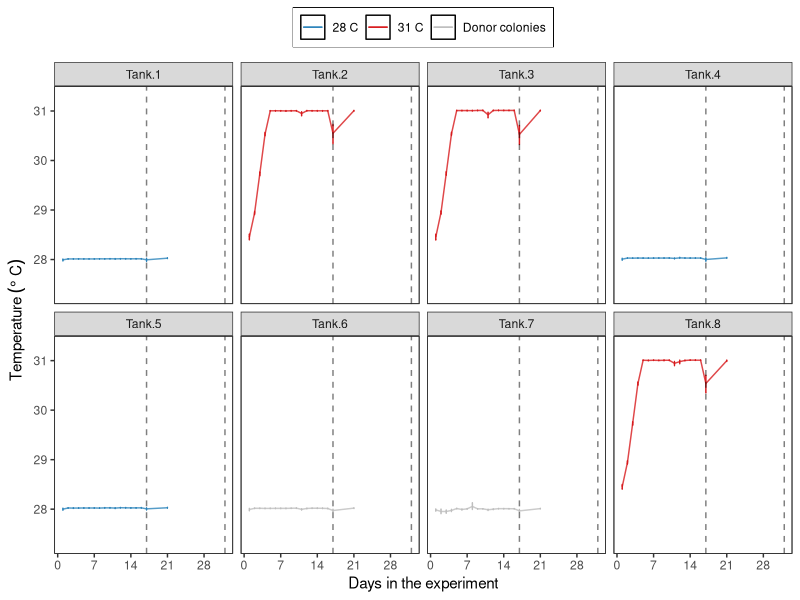
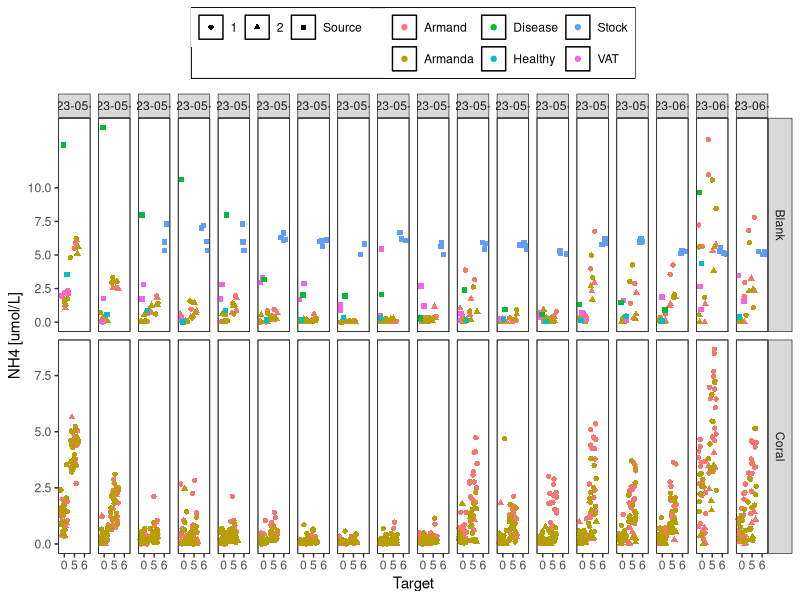
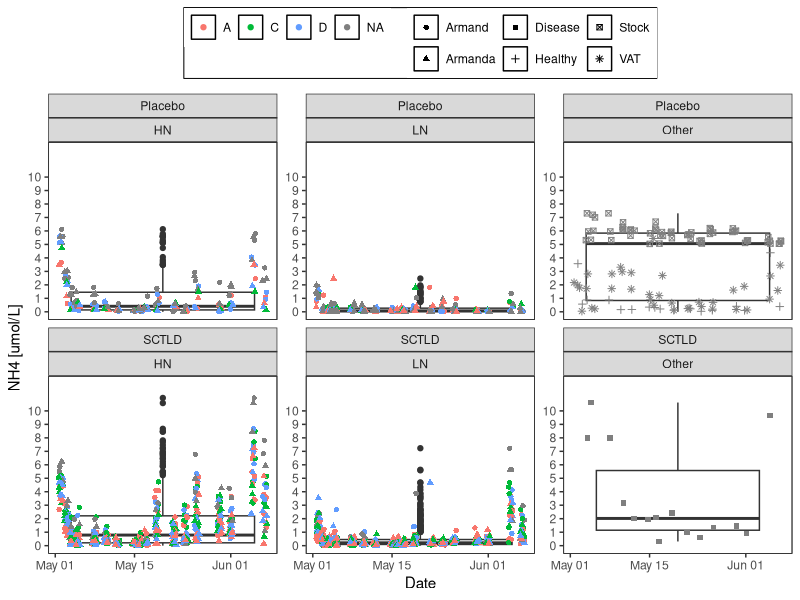
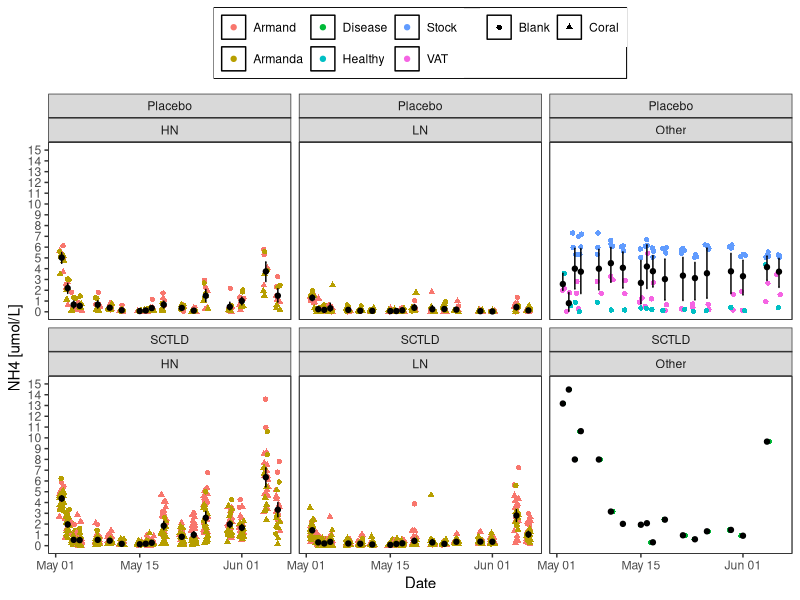
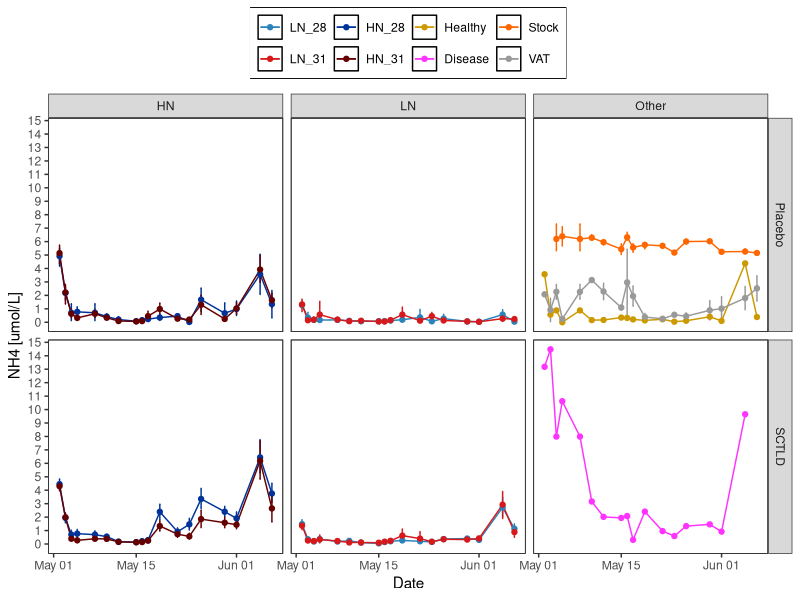
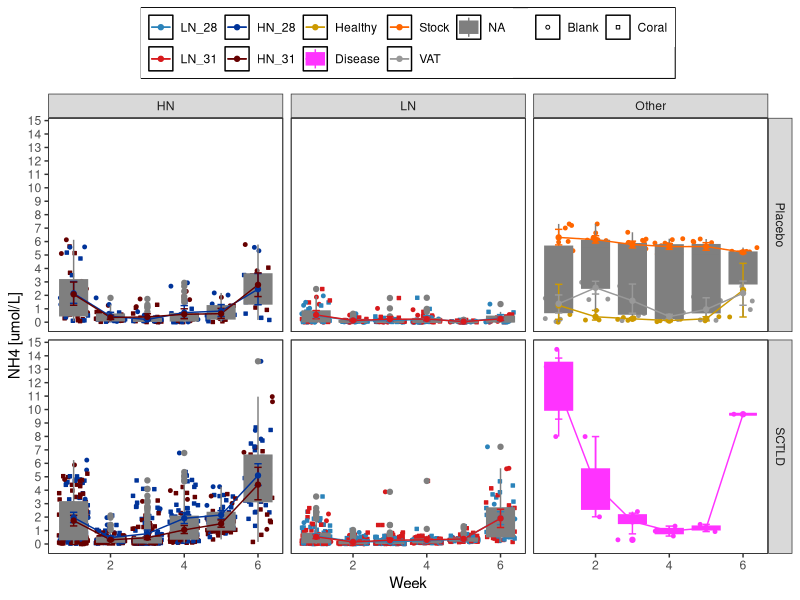
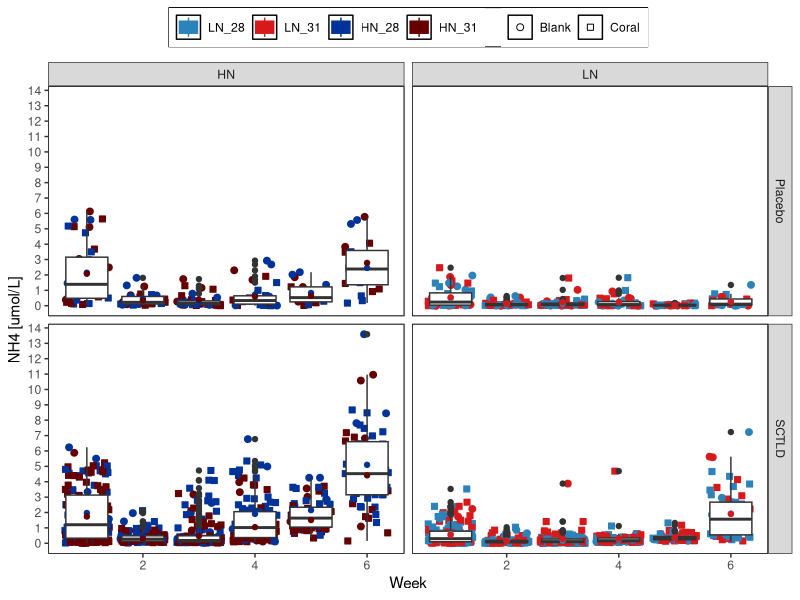
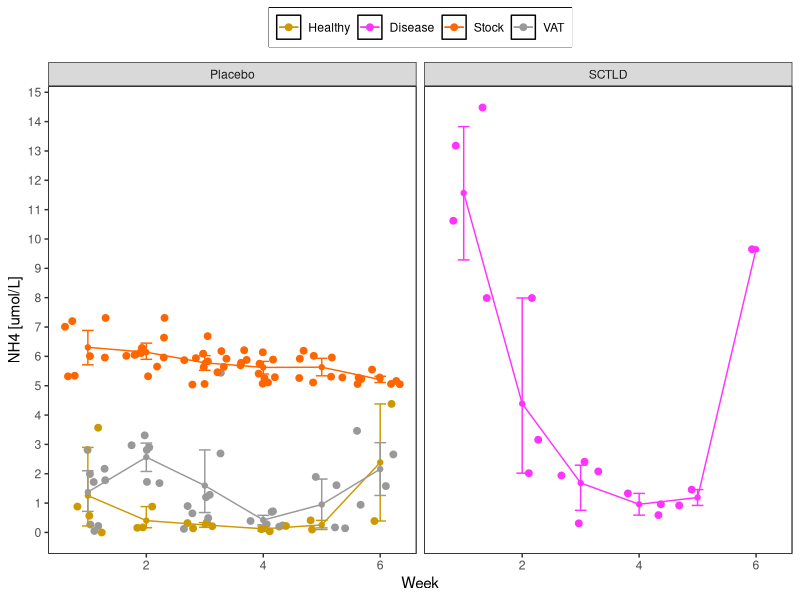

Here is the R script that generated these plots, in order: (Note: this script raises an error after producing the figures.)
## ---- chunk 1
knitr::opts_chunk$set(echo = TRUE, warning=FALSE, message=FALSE)
## ---- chunk 2

# Load all libraries and sources required to run the script
    library(tidyverse)
    library(ggthemes)
    library(ggplot2)
    library(plyr)
    library(tidyr)

    library(lme4)
    library(lmerTest)
    library(reshape2)

# Graphs
# Plots
MyTheme<-theme_bw() +  
theme(legend.position="top",
          plot.background=element_blank(),
          #axis.text.x = element_text(angle = 90, vjust = 0.5),
          panel.grid.major.y = element_blank(),
          panel.grid.major.x = element_blank(),
          panel.grid.minor.x = element_blank(),
          panel.grid.minor.y = element_blank(),
          legend.box.background = element_rect(),
          legend.title = element_blank(),
          panel.background =element_rect(fill = NA, 
                                         color = "black"))#+
  #guides(fill=guide_legend(nrow=2,byrow=TRUE), shape=guide_legend(nrow=3,byrow=TRUE))

Treat_fill<-scale_fill_manual(values =
                           c("#2b83ba", "#003399",
                             "#d7191c", "#660000"))

Treat_colour<-scale_colour_manual(values =
                           c("#2b83ba", "#003399",
                             "#d7191c", "#660000"))
  
## ---- chunk 3
# Data
    Temp<-read.csv("Data/Temperature.csv", header = TRUE)
    #summary(Temp)
    Temp$Time<-as.POSIXct(Temp$Time, format="%m/%d/%Y %H:%M",
                               tz = "America/New_York" )
    Temp<-Temp %>% filter(!between(Time, as.POSIXct('2023-05-18 08:50:00.00'),
                                as.POSIXct('2023-05-18 09:55:00.00')))
   
    
    Temp <- gather(Temp, Tank, Temperature, 
                   Tank.1:Tank.8, factor_key=TRUE)
    #Temp<-Temp[Temp$Tank!="Tank.6",]
    #Temp<-Temp[Temp$Tank!="Tank.7",]
    Temp<-Temp %>% mutate(Group =
                     case_when(Tank == "Tank.1" ~ "Control Temperature", 
                               Tank == "Tank.2" ~ "High Temperature", 
                               Tank == "Tank.3" ~ "High Temperature", 
                               Tank == "Tank.4" ~ "Control Temperature",
                               Tank == "Tank.5" ~ "Control Temperature", 
                               Tank == "Tank.6" ~ "Donor colonies", 
                               Tank == "Tank.7" ~ "Donor colonies", 
                               Tank == "Tank.8" ~ "High Temperature"))
    Temp$Group<-factor(Temp$Group, levels = c("Control Temperature",
                                              "High Temperature",
                                              "Donor colonies"))
    
    Temp<-Temp %>% mutate(Group2 =
                     case_when(Group == "Control Temperature" ~ "28 C", 
                               Group == "High Temperature" ~ "31 C", 
                               Group == "Donor colonies" ~ "Donor colonies"))
    
    # Remove data from tank that had a sensor failed
    Temp<-Temp %>% filter((Time<as.POSIXct('2023-06-02 00:50:00.00') | 
                          Tank!="Tank.8"))
    Temp$Date<-as.Date(Temp$Time)
    Temp$Day<-as.numeric(difftime(Temp$Date, 
                                  as.Date("2023-05-01"), units="days"))
    summary(Temp)
## ---- chunk 4
Temperature<- ggplot(Temp, aes (Time, Temperature)) +
  geom_jitter(aes(colour=Group), alpha=1, size=0.5)+
  # stat_summary(fun.data = "mean_cl_boot", 
  #              geom = "errorbar", width = 0.2,  color="black" )+
  # stat_summary(fun=mean, geom="point",  color="black") + 

  theme(legend.position = "bottom")+
  scale_y_continuous(limits = c(26, 32),
                      breaks = seq(0,32, 2),  
                      #   expand = c(0.01, 0.01),
                      name=("Temperature (C)")) +
  
    scale_x_datetime(breaks = "7 days",
                      date_labels = "%b %d",
                      limits = c(as.POSIXct("2023-05-02 12:30"),
                                 as.POSIXct("2023-06-24 18:00")),
                      #  expand = c(0.01, 0.01),
                      name=("Date")) +
   
  geom_vline(xintercept = as.POSIXct("2023-05-18"),
              linetype=2)+
  annotate("text", x = c(as.POSIXct("2023-05-13"), as.POSIXct("2023-06-12")), y = 27, label = "*")+
  
  MyTheme + facet_wrap(~Tank, ncol = 4)+
  #facet_wrap(~(fct_rev(Tank)), ncol = 4)+
  scale_colour_manual(
  values = c("#2b83ba", "#d7191c", "gray"))+
  theme(legend.position = "none")

#Temperature
## ---- chunk 5
Temperature<- ggplot(Temp, aes (Day, Temperature, colour=Group2)) +
  #geom_jitter(aes(colour=Group), alpha=1, size=0.5)+
  stat_summary(fun.data = "mean_cl_boot", 
                geom = "errorbar", width = 0.2)+
  stat_summary(fun=mean, geom="line", alpha=0.8) + 

  theme(legend.position = "bottom")+
  scale_y_continuous(limits = c(27.3, 31.3),
                      breaks = seq(0,32, 1),  
                      #   expand = c(0.01, 0.01),
                      name=expression(Temperature~(degree~C))) +
      scale_x_continuous(breaks = seq(0, 51, 7),
                      name=("Days in the experiment")) +
  
    # scale_x_date(breaks = "7 days",
    #                   date_labels = "%b %d",
    #                   limits = c(as.Date("2023-05-02"),
    #                              as.Date("2023-06-12")),
    #                   #  expand = c(0.01, 0.01),
    #                   name=("Date")) +
   
  #geom_vline(xintercept = as.Date(c("2023-05-18", "2023-06-02")),
  #            linetype=2, alpha=0.5)+
  # annotate("text", x = c(as.Date("2023-05-13"), 
  #                        as.Date("2023-06-02")), y = 27.5, label = "*")+
  geom_vline(xintercept = c(17, 32),
              linetype=2, alpha=0.5)+
  
  MyTheme + facet_wrap(~Tank, ncol = 4)+
  #facet_wrap(~(fct_rev(Tank)), ncol = 4)+
  scale_colour_manual(
  values = c("#2b83ba", "#d7191c", "gray"))+
  theme(legend.position = "top")

Temperature
## ---- chunk 6
# Data
    data<-read.csv("Data/Nutrients.csv", header = TRUE)
    data<-data[data$Sample.ID<1843,]
    summary(data)
    
    data$N<-as.numeric(data$N)
    
    data$Date<-as.Date(data$Date)
    #data$Time<-as.POSIXct(data$Time)
    library(lubridate)
    data$Week<-isoweek(ymd(data$Date))
    data$Week<-as.numeric(data$Week-17)
    
    #data$TimePoint<-factor(data$TP)-17
    data$Target<-factor(data$Target,
                           levels=c("0", "5", "6"))
    # data$Pump<-factor(data$Pump,
    #                        levels=c("1", "2"))
    
    data<-droplevels(data)
    data$Treatment<-factor(data$Treatment, levels = c ("LN_28", "LN_31", "HN_28", "HN_31",
                                                       "Healthy", "Disease",  "Stock", "VAT"))
    data$Treatment3<-factor(paste(data$Nutrients, 
                                  data$Disease, sep = "_"))
    data<-data[data$Date!="2023-05-18", ]
    data$Day<-as.numeric(difftime(data$Date, 
                                  as.Date("2023-05-01"), units="days"))

    summary(data)
## ---- chunk 7
NH4_plot<- ggplot(data, aes (Target, NH4)) +
  #geom_boxplot ()+
  geom_jitter(aes(colour=Arm, shape=Pump), alpha=1)+
  # stat_summary(fun.data = "mean_cl_boot", 
  #              geom = "errorbar", width = 0.2,  color="black" )+
  # stat_summary(fun=mean, geom="point",  color="black") + 
  #geom_point(shape=21)+

 
  theme(legend.position = "bottom")+
  scale_y_continuous(#limits = c(0, 11),
                      breaks = seq(0,12, 2.5),  
                      #   expand = c(0.01, 0.01),
                      name=("NH4 [umol/L]")) +
  # geom_hline(yintercept = 4.1, linetype=2)+
  # geom_hline(yintercept = 0.3, linetype=2)+
  MyTheme +
  facet_grid(Beaker.conditions~Date, scales = "free_y")

NH4_plot
## ---- chunk 8
NH4_genotype<- ggplot(data, aes (Date, NH4)) +
  geom_boxplot ()+
  geom_jitter(aes(colour=Genotype, shape=Arm), alpha=1)+
  # stat_summary(fun.data = "mean_cl_boot", 
  #              geom = "errorbar", width = 0.2,  color="black" )+
  # stat_summary(fun=mean, geom="point",  color="black") + 
  #geom_point(shape=21)+

  theme(legend.position = "bottom")+
  scale_y_continuous(limits = c(0, 12),
                      breaks = seq(0,10, 1),  
                      #   expand = c(0.01, 0.01),
                      name=("NH4 [umol/L]")) +
  # geom_hline(yintercept = 4.1, linetype=2)+
  # geom_hline(yintercept = 0.3, linetype=2)+
  MyTheme +
  facet_wrap(Disease~Nutrients, scales = "free_y")
NH4_genotype
## ---- chunk 9
NH4_Arms<- ggplot(data, aes (Date, NH4)) +
  #geom_boxplot ()+
  geom_jitter(aes(colour=Arm, shape=Beaker.conditions), alpha=1)+
  stat_summary(fun.data = "mean_cl_boot", 
                geom = "errorbar", width = 0.2,  color="black" )+
   stat_summary(fun=mean, geom="point",  color="black") + 
  #geom_point(shape=21)+

 
  theme(legend.position = "bottom")+
  scale_y_continuous(limits = c(0, 15),
                      breaks = seq(0,20, 1),  
                      #   expand = c(0.01, 0.01),
                      name=("NH4 [umol/L]")) +
  # geom_hline(yintercept = 4.1, linetype=2)+
  # geom_hline(yintercept = 0.3, linetype=2)+
  MyTheme +
  facet_wrap(Disease~Nutrients)

NH4_Arms
## ---- chunk 10
NH4_Temp<- ggplot(data, aes (Date, NH4, fill=Treatment, colour=Treatment)) +
 
  #geom_jitter(aes(colour=Treatment, shape=Beaker.conditions), alpha=1, size =1)+
  #geom_boxplot ()+
  scale_shape_manual(values=c(21, 22))+
  scale_color_manual(values=c("#2b83ba", "#d7191c", "#003399", "#660000",
                              '#CC9900','#FF33FF', '#FF6600', "#999999"))+
  scale_fill_manual(values=c("#2b83ba", "#d7191c", "#003399", "#660000",
                              '#CC9900','#FF33FF', '#FF6600', "#999999"))+
  stat_summary(fun.data = "mean_cl_boot", 
                geom = "errorbar", width = 0.2)+
  stat_summary(fun.data = "mean_cl_boot", 
                geom = "line")+
  stat_summary(fun=mean, geom="point") + 
  #geom_point(shape=21)+
 
  theme(legend.position = "bottom")+
  scale_y_continuous(#limits = c(0, 15),
                      breaks = seq(0,20, 1),  
                      #   expand = c(0.01, 0.01),
                      name=("NH4 [umol/L]")) +
  # geom_hline(yintercept = 4.1, linetype=2)+
  # geom_hline(yintercept = 0.3, linetype=2)+
  MyTheme
  #NH4_Temp+facet_wrap(~Nutrients)
  NH4_Temp+facet_grid(Disease~Nutrients)
## ---- chunk 11
NH4_W<- ggplot(data, aes (Week, NH4, fill=Treatment, colour=Treatment)) +
 
  geom_jitter(aes(colour=Treatment, shape=Beaker.conditions), 
              alpha=1, size =1)+
  geom_boxplot(aes (Week, NH4, fill=Treatment, group=Week))+
  scale_shape_manual(values=c(21, 22))+
  scale_color_manual(values=c("#2b83ba", "#d7191c", "#003399", "#660000",
                              '#CC9900','#FF33FF', '#FF6600', "#999999"))+
  scale_fill_manual(values=c("#2b83ba", "#d7191c", "#003399", "#660000",
                              '#CC9900','#FF33FF', '#FF6600', "#999999"))+
  stat_summary(fun.data = "mean_cl_boot", 
                geom = "errorbar", width = 0.2)+
  stat_summary(fun.data = "mean_cl_boot", 
                geom = "line")+
  stat_summary(fun=mean, geom="point") + 
  #geom_point(shape=21)+
 
  theme(legend.position = "bottom")+
  scale_y_continuous(#limits = c(0, 15),
                      breaks = seq(0,20, 1),  
                      #   expand = c(0.01, 0.01),
                      name=("NH4 [umol/L]")) +
  # geom_hline(yintercept = 4.1, linetype=2)+
  # geom_hline(yintercept = 0.3, linetype=2)+
  MyTheme
  #NH4_Temp+facet_wrap(~Nutrients)
  NH4_W+facet_grid(Disease~Nutrients)
## ---- chunk 12
Corals<-data[data$Nutrients!="Other", ]
NH4_2<- ggplot(Corals, aes(Week, NH4, fill=Treatment, colour=Treatment)) +
 
  geom_jitter(aes(colour=Treatment, shape=Beaker.conditions), 
              alpha=1, size =2)+
  geom_boxplot(aes (Week, NH4, fill=Treatment, group=Week))+
  scale_shape_manual(values=c(21, 22))+
  scale_color_manual(values=c("#2b83ba", "#d7191c", "#003399", "#660000",
                              '#CC9900','#FF33FF', '#FF6600', "#999999"))+
  scale_fill_manual(values=c("#2b83ba", "#d7191c", "#003399", "#660000",
                              '#CC9900','#FF33FF', '#FF6600', "#999999"))+
  # stat_summary(fun.data = "mean_cl_boot", 
  #               geom = "errorbar", width = 0.2)+
  # stat_summary(fun.data = "mean_cl_boot", 
  #               geom = "line")+
  stat_summary(fun=mean, geom="point") + 
  #geom_point(shape=21)+
 
  theme(legend.position = "bottom")+
  scale_y_continuous(#limits = c(0, 15),
                      breaks = seq(0,20, 1),  
                      #   expand = c(0.01, 0.01),
                      name=("NH4 [umol/L]")) +
  # geom_hline(yintercept = 4.1, linetype=2)+
  # geom_hline(yintercept = 0.3, linetype=2)+
  MyTheme
  #NH4_Temp+facet_wrap(~Nutrients)
  NH4_2+facet_grid(Disease~Nutrients)
## ---- chunk 13

NH4_3<- ggplot(data[data$Nutrients=="Other", ],
               aes(Week, NH4, fill=Treatment, colour=Treatment)) +
 
  geom_jitter(aes(colour=Treatment), 
              alpha=1, size =2)+
  #geom_boxplot(aes (Week, NH4, fill=Treatment, group=Week))+
  scale_shape_manual(values=c(21, 22))+
  scale_color_manual(values=c('#CC9900','#FF33FF', '#FF6600', "#999999"))+
  scale_fill_manual(values=c('#CC9900','#FF33FF', '#FF6600', "#999999"))+
   stat_summary(fun.data = "mean_cl_boot", 
                 geom = "errorbar", width = 0.2)+
   stat_summary(fun.data = "mean_cl_boot", 
                 geom = "line")+
  stat_summary(fun=mean, geom="point") + 
  #geom_point(shape=21)+
 
  theme(legend.position = "bottom")+
  scale_y_continuous(#limits = c(0, 15),
                      breaks = seq(0,20, 1),  
                      #   expand = c(0.01, 0.01),
                      name=("NH4 [umol/L]")) +
  # geom_hline(yintercept = 4.1, linetype=2)+
  # geom_hline(yintercept = 0.3, linetype=2)+
  MyTheme
  #NH4_Temp+facet_wrap(~Nutrients)
  NH4_3+facet_grid(~Disease)
## ---- chunk 14
N_Temp<- ggplot(data, aes (Date, N, fill=Treatment, colour=Treatment )) +
 
  geom_jitter(aes(colour=Treatment, shape=Beaker.conditions), alpha=1, size =1)+
  #geom_boxplot ()+
  scale_shape_manual(values=c(21, 22))+
  scale_color_manual(values=c("#2b83ba", "#d7191c", "#003399", "#660000",
                              '#CC9900','#FF33FF', '#FF6600', "#999999"))+
  scale_fill_manual(values=c("#2b83ba", "#d7191c", "#003399", "#660000",
                              '#CC9900','#FF33FF', '#FF6600', "#999999"))+
  stat_summary(fun.data = "mean_cl_boot", 
                geom = "errorbar", width = 0.2)+
   stat_summary(fun.data = "mean_cl_boot", 
                geom = "line")+
   stat_summary(fun=mean, geom="point") + 
 
  theme(legend.position = "bottom")+
  scale_y_continuous(limits = c(0, 15),
                      breaks = seq(0,20, 1),  
                      #   expand = c(0.01, 0.01),
                      name=("NH4 [umol/L]")) +
  # geom_hline(yintercept = 4.1, linetype=2)+
  # geom_hline(yintercept = 0.3, linetype=2)+
  MyTheme
  #N_Temp+facet_wrap(~Nutrients)
N_Temp+facet_grid(Disease~Nutrients)

## ---- chunk 15
Concentrations <- ddply (data, .(Nutrients, Disease, Date),
                         summarise,
                meanNH4 = mean (NH4, na.rm = T), 
                sdNH4 = sd (NH4, na.rm = T))
Concentrations

Concentrations<-Concentrations %>% 
 mutate_if(is.numeric, round, digits=2)

# Concentrations<-reshape(Concentrations, idvar = c("Date"),
#                     timevar = c("Nutrients", "Disease"), direction = "wide")
# #Concentrations$Difference<-Concentrations$meanNH4.5-Concentrations$meanNH4.0
# Concentrations

## ---- chunk 16
NH4<- ggplot(data, aes (Treatment, NH4)) +
  geom_boxplot ()+
  geom_jitter(aes(fill=Pump), alpha=1, shape=21,)+
  stat_summary(fun.data = "mean_cl_boot",geom = "errorbar", width = 0.2,  color="black" )+
  stat_summary(fun=mean, geom="point",  color="black") + 
  #geom_point(shape=21)+

 
  theme(legend.position = "bottom")+
  scale_y_continuous(limits = c(0, 11),
                      breaks = seq(0,10, 2.5),  
                      #   expand = c(0.01, 0.01),
                         name=("NH4 [umol/L]")) +
  MyTheme +
  facet_wrap(~Date, scales = "free_y")

NH4
## ---- chunk 17
Concentrations <- ddply (data, .(Treatment, Date),
                         summarise,
                meanNH4 = mean (NH4, na.rm = T), 
                sdNH4 = sd (NH4, na.rm = T))
Concentrations

Concentrations<-Concentrations %>% 
 mutate_if(is.numeric, round, digits=2)

Concentrations<-reshape(Concentrations, idvar = c("Date"),
                    timevar = "Treatment", direction = "wide")

#Concentrations$Difference<-Concentrations$meanNH4.5-Concentrations$meanNH4.0
Concentrations

## ---- chunk 18
delta_O2<- ggplot(wide.data, aes (Treatment.Exposure, change)) +
  geom_boxplot ()+
  stat_summary(fun.data = "mean_cl_boot",geom = "errorbar", width = 0.2, colour="blue")+
  stat_summary(fun=mean, geom="point", colour="blue") + 
  geom_point(shape=21)+

  geom_point(alpha=0.5, shape=21)+
  theme(legend.position = "bottom")+
  scale_y_continuous(#limits = c(0, 15),
                      #   breaks = seq(0,1,0.2),  
                      #   expand = c(0.01, 0.01),
                         name=("delta O2 [nmol/min]")) +
  MyTheme + geom_abline(slope = 0, intercept = 0)+
  facet_grid(~Species.Exposure)
delta_O2


log_delta_O2<- ggplot(wide.data, aes (Treatment.Exposure, log(change))) +
  geom_boxplot ()+
  stat_summary(fun.data = "mean_cl_boot",geom = "errorbar", width = 0.2, colour="blue")+
  stat_summary(fun=mean, geom="point", colour="blue") + 
  #geom_point(shape=21)+

  geom_point(alpha=0.5, shape=21)+
  theme(legend.position = "bottom")+
  scale_y_continuous(#limits = c(0, 15),
                      #   breaks = seq(0,1,0.2),  
                      #   expand = c(0.01, 0.01),
                         name=("log delta O2 [nmol/min]")) +
  MyTheme + geom_abline(slope = 0, intercept = 0)+
  facet_grid(~Species.Exposure)
log_delta_O2
## ---- chunk 19
## model 1: LMER for both species
  fit1<-lmerTest::lmer(FINAL.MO2..nmol.min. ~Treatment * Timepoint +
                         Species + (1|Core), data=data)
  isSingular(fit1)
  anova(fit1)
  ranova(fit1)
  summary(fit1)
  par(mfrow=c(2,2))
  plot(fit1)
  par(mfrow=c(1,1))
  step(fit1)
  
## model 2: LMER for Past
  fit_Past<-lmerTest::lmer(FINAL.MO2..nmol.min. ~Treatment*Timepoint + (1|Core),
            data=data[data$Species=="Past",])
  isSingular(fit_Past)
  anova(fit_Past)
  ranova(fit_Past)
  summary(fit_Past)
  par(mfrow=c(2,2))
  plot(fit_Past)
  par(mfrow=c(1,1))
  #step(fit_Past)
  
## model 3: LMER for Ssid
  fit_Ssid<-lmerTest::lmer(FINAL.MO2..nmol.min. ~Treatment*Timepoint + (1|Core),
               data=data[data$Species=="Ssid",])
  isSingular(fit_Ssid)
  anova(fit_Ssid)
  ranova(fit_Ssid)
  summary(fit_Ssid)
  plot(fit_Ssid)
  #step(fit_Ssid)
## ---- chunk 20
exposure<-data[data$Timepoint=="Exposure", ]

## model 1: LMER for both species
  fit1<-lmerTest::lmer(log(FINAL.MO2..nmol.min.) ~Treatment +
                         Species + (1|Tank), data=exposure)
  isSingular(fit1)
  anova(fit1)
  ranova(fit1)
  summary(fit1)
  par(mfrow=c(2,2))
  plot(fit1)
  par(mfrow=c(1,1))
  #step(fit1)
  
## model 2: LMER for Past
  fit_Past<-lmerTest::lmer(log(FINAL.MO2..nmol.min.) ~Treatment + (1|Tank),
            data=exposure[exposure$Species=="Past",])
  isSingular(fit_Past)
  anova(fit_Past)
  ranova(fit_Past)
  summary(fit_Past)
  par(mfrow=c(2,2))
  plot(fit_Past)
  par(mfrow=c(1,1))
  #step(fit_Past)
  
## model 3: LMER for Ssid
  fit_Ssid<-lmerTest::lmer(log(FINAL.MO2..nmol.min.) ~Treatment + (1|Tank),
               data=exposure[exposure$Species=="Ssid",])
  isSingular(fit_Ssid)
  anova(fit_Ssid)
  ranova(fit_Ssid)
  summary(fit_Ssid)
  plot(fit_Ssid)
  #step(fit_Ssid)
## ---- chunk 21
exposure<-data[data$Timepoint=="Exposure", ]

## model 1: LMER for both species
  fit1<-lmerTest::lmer(FINAL.MO2..nmol.min. ~Treatment +
                         Species + (1|Tank), data=exposure)
  isSingular(fit1)
  anova(fit1)
  ranova(fit1)
  summary(fit1)
  par(mfrow=c(2,2))
  plot(fit1)
  par(mfrow=c(1,1))
  #step(fit1)
  
## model 2: LMER for Past
  fit_Past<-lmerTest::lmer(FINAL.MO2..nmol.min. ~Treatment + (1|Tank),
            data=exposure[exposure$Species=="Past",])
  isSingular(fit_Past)
  anova(fit_Past)
  ranova(fit_Past)
  summary(fit_Past)
  par(mfrow=c(2,2))
  plot(fit_Past)
  par(mfrow=c(1,1))
  #step(fit_Past)
  
## model 3: LMER for Ssid
  fit_Ssid<-lmerTest::lmer(FINAL.MO2..nmol.min. ~Treatment + (1|Tank),
               data=exposure[exposure$Species=="Ssid",])
  isSingular(fit_Ssid)
  anova(fit_Ssid)
  ranova(fit_Ssid)
  summary(fit_Ssid)
  plot(fit_Ssid)
  #step(fit_Ssid)
## ---- chunk 22
recovery<-data[data$Timepoint=="Recovery", ]

## model 1: LMER for both species
  fit1<-lmerTest::lmer(log(FINAL.MO2..nmol.min.) ~Treatment +
                         Species + (1|Tank), data=recovery)
  isSingular(fit1)
  anova(fit1)
  ranova(fit1)
  summary(fit1)
  par(mfrow=c(2,2))
  plot(fit1)
  par(mfrow=c(1,1))
  #step(fit1)
  
## model 2: LMER for Past
  fit_Past<-lmerTest::lmer(log(FINAL.MO2..nmol.min.) ~Treatment + (1|Tank),
            data=recovery[recovery$Species=="Past",])
  isSingular(fit_Past)
  anova(fit_Past)
  ranova(fit_Past)
  summary(fit_Past)
  par(mfrow=c(2,2))
  plot(fit_Past)
  par(mfrow=c(1,1))
  #step(fit_Past)
  
## model 3: LMER for Ssid
  fit_Ssid<-lmerTest::lmer(log(FINAL.MO2..nmol.min.) ~Treatment + (1|Tank),
               data=recovery[recovery$Species=="Ssid",])
  isSingular(fit_Ssid)
  anova(fit_Ssid)
  ranova(fit_Ssid)
  summary(fit_Ssid)
  plot(fit_Ssid)
  #step(fit_Ssid)
## ---- chunk 23
recovery<-data[data$Timepoint=="Recovery", ]

## model 1: LMER for both species
  fit1<-lmerTest::lmer(FINAL.MO2..nmol.min. ~Treatment +
                         Species + (1|Tank), data=recovery)
  isSingular(fit1)
  anova(fit1)
  ranova(fit1)
  summary(fit1)
  par(mfrow=c(2,2))
  plot(fit1)
  par(mfrow=c(1,1))
  #step(fit1)
  
## model 2: LMER for Past
  fit_Past<-lmerTest::lmer(FINAL.MO2..nmol.min. ~Treatment + (1|Tank),
            data=recovery[recovery$Species=="Past",])
  isSingular(fit_Past)
  anova(fit_Past)
  ranova(fit_Past)
  summary(fit_Past)
  par(mfrow=c(2,2))
  plot(fit_Past)
  par(mfrow=c(1,1))
  #step(fit_Past)
  
## model 3: LMER for Ssid
  fit_Ssid<-lmerTest::lmer(FINAL.MO2..nmol.min. ~Treatment + (1|Tank),
               data=recovery[recovery$Species=="Ssid",])
  isSingular(fit_Ssid)
  anova(fit_Ssid)
  ranova(fit_Ssid)
  summary(fit_Ssid)
  plot(fit_Ssid)
  #step(fit_Ssid)
## ---- chunk 24
## model 1: LMER for both species
  fit1<-lmerTest::lmer(change ~Treatment.Exposure * 
                         Species.Exposure + (1|Tank.Exposure), data=wide.data)
  isSingular(fit1)
  anova(fit1)
  ranova(fit1)
  summary(fit1)
  par(mfrow=c(2,2))
  plot(fit1)
  par(mfrow=c(1,1))
  #step(fit1)
  
## model 2: LMER for Past
  fit_Past<-lmerTest::lmer(change ~Treatment.Exposure + (1|Tank.Exposure),
            data=wide.data[wide.data$Species.Exposure=="Past",])
  isSingular(fit_Past)
  anova(fit_Past)
  ranova(fit_Past)
  summary(fit_Past)
  par(mfrow=c(2,2))
  plot(fit_Past)
  par(mfrow=c(1,1))
  #step(fit_Past)
  
## model 3: LMER for Ssid
  fit_Ssid<-lmerTest::lmer(change ~Treatment.Exposure + (1|Tank.Exposure),
               data=wide.data[wide.data$Species.Exposure=="Ssid",])
  isSingular(fit_Ssid)
  anova(fit_Ssid)
  ranova(fit_Ssid)
  summary(fit_Ssid)
  plot(fit_Ssid)
  #step(fit_Ssid)
## ---- chunk 25
# Pairwise comparisons
  # Day specific comparisons
  # Sw.emmc<-emmeans(fit4, ~Treatment)
  # Sw_groups<-cld(Sw.emmc)
  # Sw_groups
## ---- chunk 26
## model 1: LM for both species
  fit1<-lm(change ~Treatment.Exposure * Species.Exposure,
              data=wide.data)
 
  anova(fit1)
  summary(fit1)
  par(mfrow=c(2,2))
  plot(fit1)
  par(mfrow=c(1,1))
  
## model 2: LM for Past
  fit_Past<-lm(change ~Treatment.Exposure,
              data=wide.data[wide.data$Species.Exposure=="Past",])
  anova(fit_Past)
  summary(fit_Past)
  par(mfrow=c(2,2))
  plot(fit_Past)
  par(mfrow=c(1,1))
  #step(fit_Past)
  
## model 3: LM for Ssid
  fit_Ssid<-lm(change ~Treatment.Exposure,
              data=wide.data[wide.data$Species.Exposure=="Ssid",])
  anova(fit_Ssid)
  summary(fit_Ssid)
  par(mfrow=c(2,2))
  plot(fit_Ssid)
  par(mfrow=c(1,1))
  #step(fit_Ssid)
## ---- chunk 27
## model 1: LMER for both species
  fit1<-lm(log(change) ~Treatment.Exposure * Species.Exposure,
              data=wide.data)
  anova(fit1)
  #ranova(fit1)
  summary(fit1)
  par(mfrow=c(2,2))
  plot(fit1)
  par(mfrow=c(1,1))
  #step(fit1)
  
## model 2: LMER for Past
  fit_Past<-lm(log(change) ~Treatment.Exposure,
              data=wide.data[wide.data$Species.Exposure=="Past",])
  anova(fit_Past)
  summary(fit_Past)
  par(mfrow=c(2,2))
  plot(fit_Past)
  par(mfrow=c(1,1))
  #step(fit_Past)
  
## model 3: LMER for Ssid
  fit_Ssid<-lm(log(change) ~Treatment.Exposure,
              data=wide.data[wide.data$Species.Exposure=="Ssid",])
  anova(fit_Ssid)
  summary(fit_Ssid)
  par(mfrow=c(2,2))
  plot(fit_Ssid)
  par(mfrow=c(1,1))
  #step(fit_Ssid)

# Pairwise comparisons
  # Day specific comparisons
  # Sw.emmc<-emmeans(fit4, ~Treatment)
  # Sw_groups<-cld(Sw.emmc)
  # Sw_groups

## ---- chunk 28
# Creates bibliography 
#knitr::write_bib(c(.packages()), "packages.bib")
